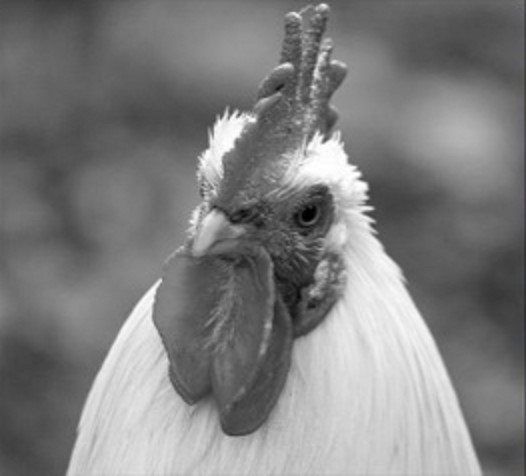
#> input picture rooster.jpg, 526 x 476 px
$ jupyter execute Color_Transformation.ipynb
#> lines starting #> are read from the running program, lines starting #| are printed output that depends on the picture
[cell 1]
#Color transformation using intensity levels
import numpy as np
import cv2
img=cv2.imread('rooster.jpg')
#> img is the input picture: shape (476, 526, 3); mean B, G, R 127, 127, 127
img_color=img.copy()

#slicing the intensity levels
img_color[:,:,0][img[:,:,0]==255]=255
img_color[:,:,1][img[:,:,1]==255]=255
img_color[:,:,2][img[:,:,2]==255]=255

img_color[:,:,0][img[:,:,0]<255]=255
img_color[:,:,1][img[:,:,1]<255]=0
img_color[:,:,2][img[:,:,2]<255]=0
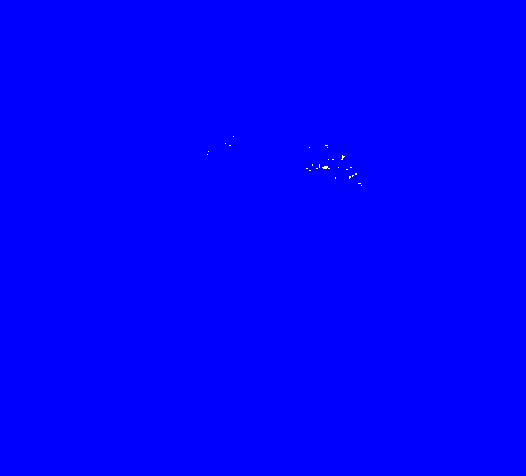
#> img_color: shape (476, 526, 3); mean B, G, R 255, 0.1, 0.1

img_color[:,:,0][img[:,:,0]<204]=0
img_color[:,:,1][img[:,:,1]<204]=255
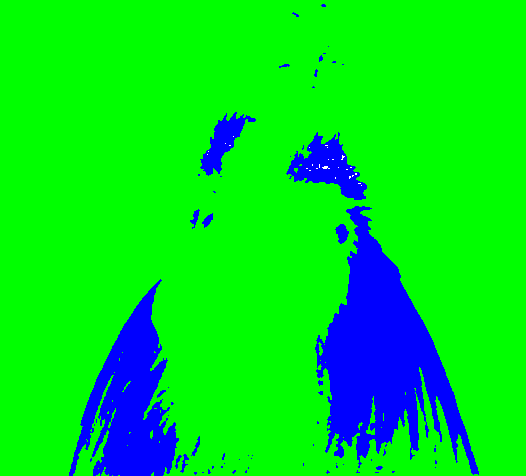
#> img_color: shape (476, 526, 3); mean B, G, R 34.5, 220.6, 0.1
img_color[:,:,2][img[:,:,2]<204]=255
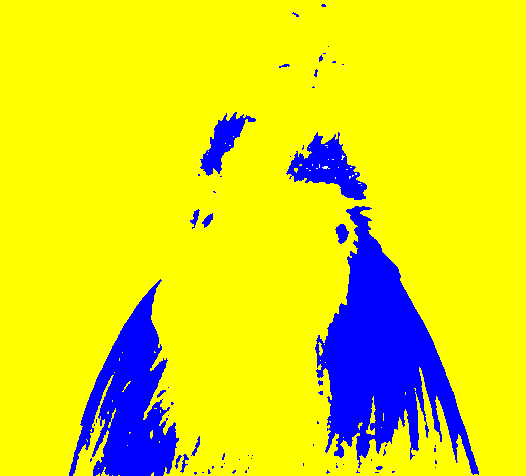
#> img_color: shape (476, 526, 3); mean B, G, R 34.5, 220.6, 220.6

img_color[:,:,0][img[:,:,0]<170]=255
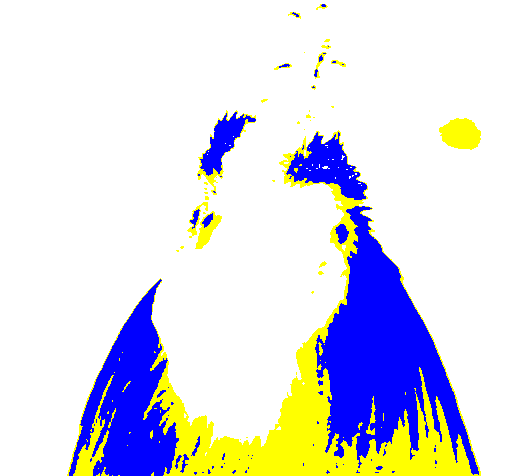
#> img_color: shape (476, 526, 3); mean B, G, R 231.5, 220.6, 220.6
img_color[:,:,1][img[:,:,1]<170]=255
img_color[:,:,2][img[:,:,2]<170]=0
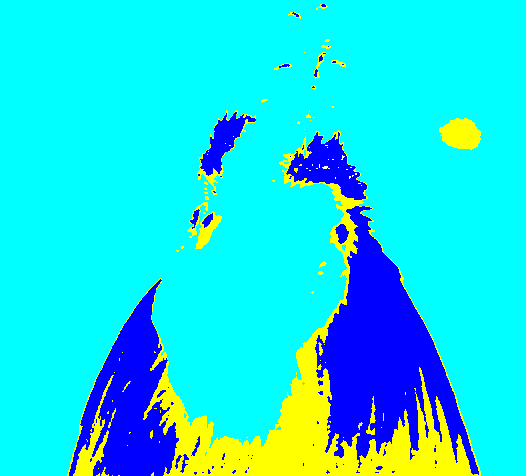
#> img_color: shape (476, 526, 3); mean B, G, R 231.5, 220.6, 23.6

img_color[:,:,0][img[:,:,0]<130]=0
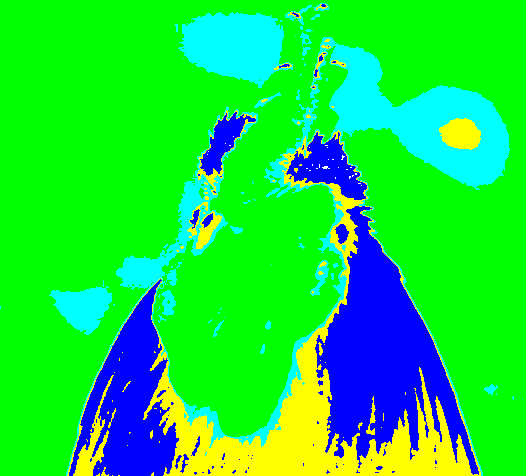
#> img_color: shape (476, 526, 3); mean B, G, R 63.8, 220.6, 23.6
img_color[:,:,1][img[:,:,1]<130]=0
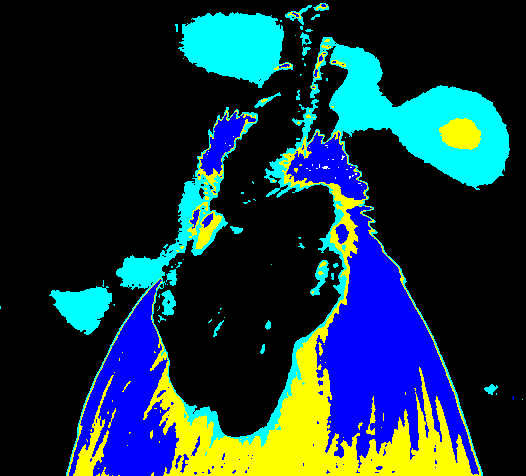
#> img_color: shape (476, 526, 3); mean B, G, R 63.8, 52.9, 23.6
img_color[:,:,2][img[:,:,2]<130]=255
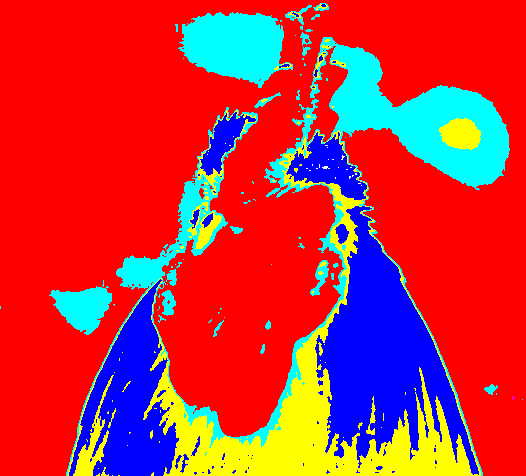
#> img_color: shape (476, 526, 3); mean B, G, R 63.8, 52.9, 191.3

img_color[:,:,0][img[:,:,0]<80]=0
img_color[:,:,1][img[:,:,1]<80]=255
img_color[:,:,2][img[:,:,2]<80]=0

img_color[:,:,0][img[:,:,0]<=40]=0
img_color[:,:,1][img[:,:,1]<=40]=0
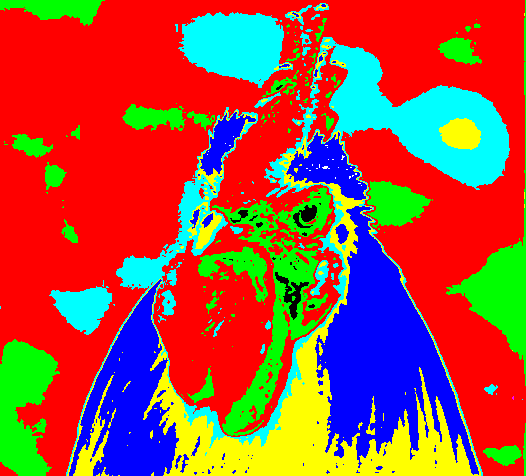
#> img_color: shape (476, 526, 3); mean B, G, R 63.8, 81.5, 161.7
img_color[:,:,2][img[:,:,2]<=40]=0

cv2.imshow('original',img)
cv2.imshow('multi_level_intensity_slicing',img_color)
cv2.waitKey(0)
cv2.destroyAllWindows()

[cell 2]
#Color Transformation using sin function

import numpy as np
import cv2
img=cv2.imread('rooster.jpg')
img_color=img.copy()
w,h,_=img.shape
#> w = 476; h = 526
for i in range(w):
    for j in range(h):
        t=img[i,j,0]
        #the formula af sin function is y=a*sin(w*t+q), and w =2*pi/T, here T=204 is the periodicity
        R=abs(255*np.sin((2*np.pi/204)*t+1.5))
        G=abs(255*np.sin((2*np.pi/204)*t))
        B=abs(255*np.sin((2*np.pi/204)*t+0.5))
        img_color[i,j,0]=B
        img_color[i,j,1]=G
        img_color[i,j,2]=R
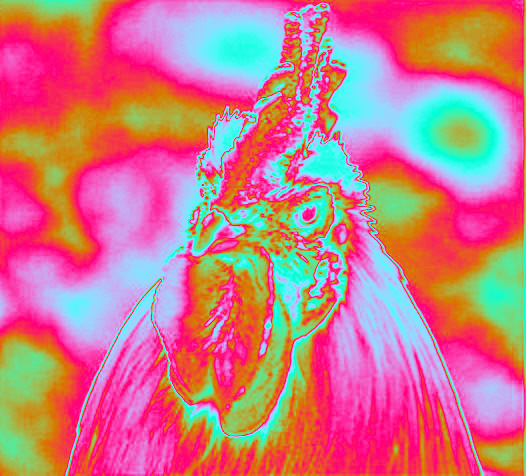
#> img_color: shape (476, 526, 3); mean B, G, R 135.9, 121.8, 201.8

cv2.imshow('original',img)
cv2.imshow('color_transfered',img_color)
cv2.waitKey(0)
cv2.destroyAllWindows()

$ run again, with redstop.jpg copied over rooster.jpg
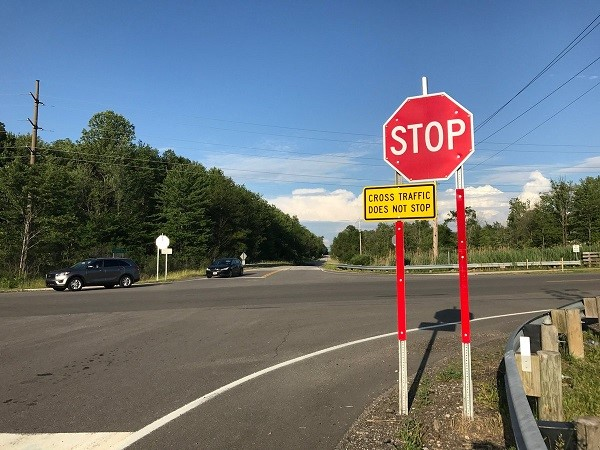
#> input picture redstop.jpg, 600 x 450 px
#> img is the input picture: shape (450, 600, 3); mean B, G, R 119.7, 114.1, 106.9
#> `img_color[:,:,1][img[:,:,1]<=40]=0`:
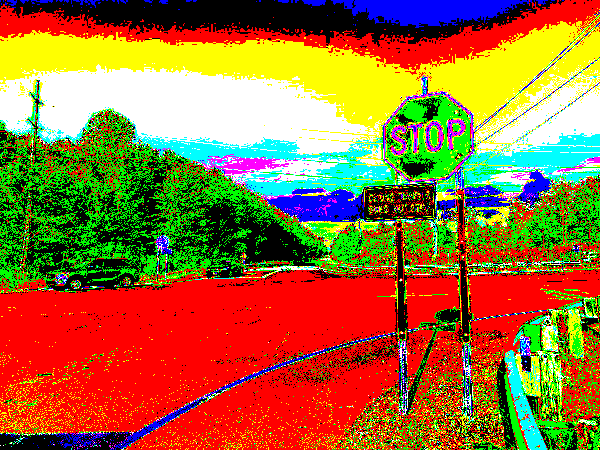
#> img_color: shape (450, 600, 3); mean B, G, R 53.5, 109.3, 156.5
#> after the loop `for i in range(w):`:
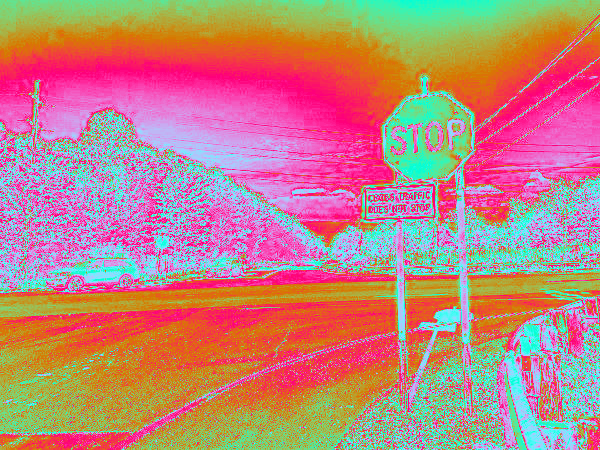
#> img_color: shape (450, 600, 3); mean B, G, R 127.7, 132.8, 190.7
